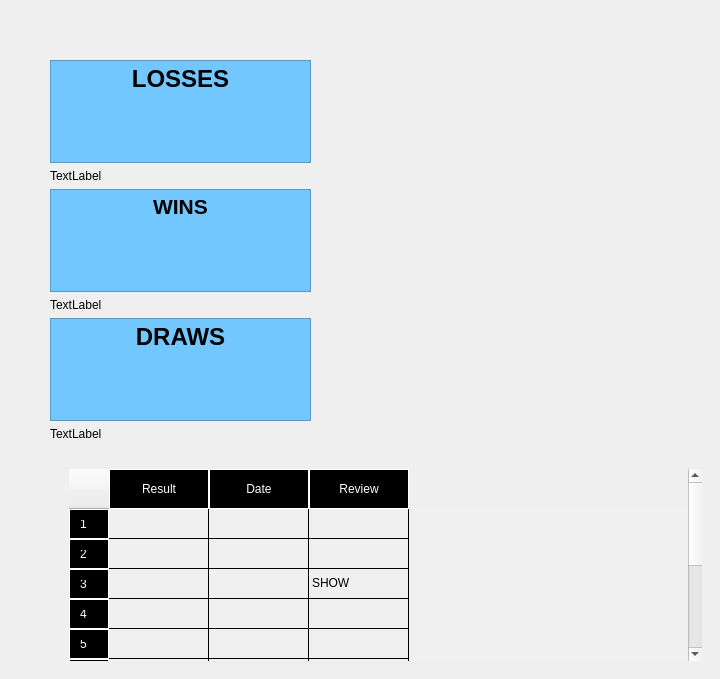
       <widget class="QWidget" name="HistoryPage">
        <widget class="QWidget" name="widget" native="true">
         <property name="geometry">
          <rect>
           <x>50</x>
           <y>60</y>
           <width>261</width>
           <height>381</height>
          </rect>
         </property>
         <layout class="QGridLayout" name="gridLayout_20">
          <item row="2" column="0">
           <widget class="QTextEdit" name="wins_label">
            <property name="styleSheet">
             <string notr="true">QTextEdit
{
color:black;
background-color: rgb(115, 199, 255);
 font: 700 16pt &quot;Segoe UI&quot;;
}</string>
            </property>
            <property name="readOnly">
             <bool>true</bool>
            </property>
            <property name="html">
             <string>&lt;!DOCTYPE HTML PUBLIC &quot;-//W3C//DTD HTML 4.0//EN&quot; &quot;http://www.w3.org/TR/REC-html40/strict.dtd&quot;&gt;
&lt;html&gt;&lt;head&gt;&lt;meta name=&quot;qrichtext&quot; content=&quot;1&quot; /&gt;&lt;meta charset=&quot;utf-8&quot; /&gt;&lt;style type=&quot;text/css&quot;&gt;
p, li { white-space: pre-wrap; }
hr { height: 1px; border-width: 0; }
li.unchecked::marker { content: &quot;\2610&quot;; }
li.checked::marker { content: &quot;\2612&quot;; }
&lt;/style&gt;&lt;/head&gt;&lt;body style=&quot; font-family:'Segoe UI'; font-size:16pt; font-weight:700; font-style:normal;&quot;&gt;
&lt;p align=&quot;center&quot; style=&quot; margin-top:0px; margin-bottom:0px; margin-left:0px; margin-right:0px; -qt-block-indent:0; text-indent:0px;&quot;&gt;WINS&lt;/p&gt;&lt;/body&gt;&lt;/html&gt;</string>
            </property>
           </widget>
          </item>
          <item row="0" column="0">
           <widget class="QTextEdit" name="losses_label">
            <property name="styleSheet">
             <string notr="true">QTextEdit
{
color:black;
background-color: rgb(115, 199, 255);
 font: 700 16pt &quot;Segoe UI&quot;;
}</string>
            </property>
            <property name="readOnly">
             <bool>true</bool>
            </property>
            <property name="html">
             <string>&lt;!DOCTYPE HTML PUBLIC &quot;-//W3C//DTD HTML 4.0//EN&quot; &quot;http://www.w3.org/TR/REC-html40/strict.dtd&quot;&gt;
&lt;html&gt;&lt;head&gt;&lt;meta name=&quot;qrichtext&quot; content=&quot;1&quot; /&gt;&lt;meta charset=&quot;utf-8&quot; /&gt;&lt;style type=&quot;text/css&quot;&gt;
p, li { white-space: pre-wrap; }
hr { height: 1px; border-width: 0; }
li.unchecked::marker { content: &quot;\2610&quot;; }
li.checked::marker { content: &quot;\2612&quot;; }
&lt;/style&gt;&lt;/head&gt;&lt;body style=&quot; font-family:'Segoe UI'; font-size:16pt; font-weight:700; font-style:normal;&quot;&gt;
&lt;p align=&quot;center&quot; style=&quot; margin-top:0px; margin-bottom:0px; margin-left:0px; margin-right:0px; -qt-block-indent:0; text-indent:0px;&quot;&gt;&lt;span style=&quot; font-size:18pt;&quot;&gt;LOSSES&lt;/span&gt;&lt;/p&gt;&lt;/body&gt;&lt;/html&gt;</string>
            </property>
           </widget>
          </item>
          <item row="1" column="0">
           <widget class="QLabel" name="losses">
            <property name="styleSheet">
             <string notr="true">color: rgb(0,0,0);</string>
            </property>
            <property name="text">
             <string>TextLabel</string>
            </property>
           </widget>
          </item>
          <item row="3" column="0">
           <widget class="QLabel" name="wins">
            <property name="styleSheet">
             <string notr="true">color: rgb(0,0,0);</string>
            </property>
            <property name="text">
             <string>TextLabel</string>
            </property>
           </widget>
          </item>
          <item row="4" column="0">
           <widget class="QTextEdit" name="draws_label">
            <property name="styleSheet">
             <string notr="true">QTextEdit
{
color:black;
background-color: rgb(115, 199, 255);
 font: 700 16pt &quot;Segoe UI&quot;;
}</string>
            </property>
            <property name="readOnly">
             <bool>true</bool>
            </property>
            <property name="html">
             <string>&lt;!DOCTYPE HTML PUBLIC &quot;-//W3C//DTD HTML 4.0//EN&quot; &quot;http://www.w3.org/TR/REC-html40/strict.dtd&quot;&gt;
&lt;html&gt;&lt;head&gt;&lt;meta name=&quot;qrichtext&quot; content=&quot;1&quot; /&gt;&lt;meta charset=&quot;utf-8&quot; /&gt;&lt;style type=&quot;text/css&quot;&gt;
p, li { white-space: pre-wrap; }
hr { height: 1px; border-width: 0; }
li.unchecked::marker { content: &quot;\2610&quot;; }
li.checked::marker { content: &quot;\2612&quot;; }
&lt;/style&gt;&lt;/head&gt;&lt;body style=&quot; font-family:'Segoe UI'; font-size:16pt; font-weight:700; font-style:normal;&quot;&gt;
&lt;p align=&quot;center&quot; style=&quot; margin-top:0px; margin-bottom:0px; margin-left:0px; margin-right:0px; -qt-block-indent:0; text-indent:0px;&quot;&gt;&lt;span style=&quot; font-size:18pt;&quot;&gt;DRAWS&lt;/span&gt;&lt;/p&gt;&lt;/body&gt;&lt;/html&gt;</string>
            </property>
           </widget>
          </item>
          <item row="5" column="0">
           <widget class="QLabel" name="draws">
            <property name="styleSheet">
             <string notr="true">color: rgb(0,0,0);</string>
            </property>
            <property name="text">
             <string>TextLabel</string>
            </property>
           </widget>
          </item>
         </layout>
        </widget>
        <widget class="QStackedWidget" name="stackedWidget_2">
         <property name="geometry">
          <rect>
           <x>60</x>
           <y>460</y>
           <width>651</width>
           <height>210</height>
          </rect>
         </property>
         <widget class="QWidget" name="page">
          <layout class="QVBoxLayout" name="verticalLayout_12">
           <item>
            <widget class="QTableWidget" name="historyTable">
             <property name="sizeIncrement">
              <size>
               <width>0</width>
               <height>1</height>
              </size>
             </property>
             <property name="styleSheet">
              <string notr="true">QTableWidget
 {
    background-color: #f0f0f0;
    gridline-color: black;
}

QHeaderView::section
{
	font: 400 9pt &quot;Montserrat&quot;;
    background-color: black;
    color: white;
	padding: 10px;
    border:1px  solid white;
}</string>
             </property>
             <property name="frameShape">
              <enum>QFrame::Shape::NoFrame</enum>
             </property>
             <property name="frameShadow">
              <enum>QFrame::Shadow::Sunken</enum>
             </property>
             <property name="lineWidth">
              <number>1</number>
             </property>
             <property name="textElideMode">
              <enum>Qt::TextElideMode::ElideMiddle</enum>
             </property>
             <property name="gridStyle">
              <enum>Qt::PenStyle::SolidLine</enum>
             </property>
             <property name="sortingEnabled">
              <bool>false</bool>
             </property>
             <attribute name="horizontalHeaderMinimumSectionSize">
              <number>36</number>
             </attribute>
             <row/>
             <row/>
             <row/>
             <row/>
             <row/>
             <row/>
             <row/>
             <row/>
             <row/>
             <row/>
             <column>
              <property name="text">
               <string>Result</string>
              </property>
             </column>
             <column>
              <property name="text">
               <string>Date</string>
              </property>
             </column>
             <column>
              <property name="text">
               <string>Review</string>
              </property>
             </column>
             <item row="0" column="0">
              <property name="text">
               <string/>
              </property>
              <property name="flags">
               <set>ItemIsSelectable|ItemIsEditable|ItemIsDragEnabled|ItemIsDropEnabled|ItemIsEnabled</set>
              </property>
             </item>
             <item row="0" column="1">
              <property name="text">
               <string/>
              </property>
             </item>
             <item row="0" column="2">
              <property name="text">
               <string/>
              </property>
             </item>
             <item row="1" column="2">
              <property name="text">
               <string/>
              </property>
             </item>
             <item row="2" column="2">
              <property name="text">
               <string>SHOW</string>
              </property>
             </item>
            </widget>
           </item>
          </layout>
         </widget>
         <widget class="QWidget" name="page_2"/>
        </widget>
       </widget>
